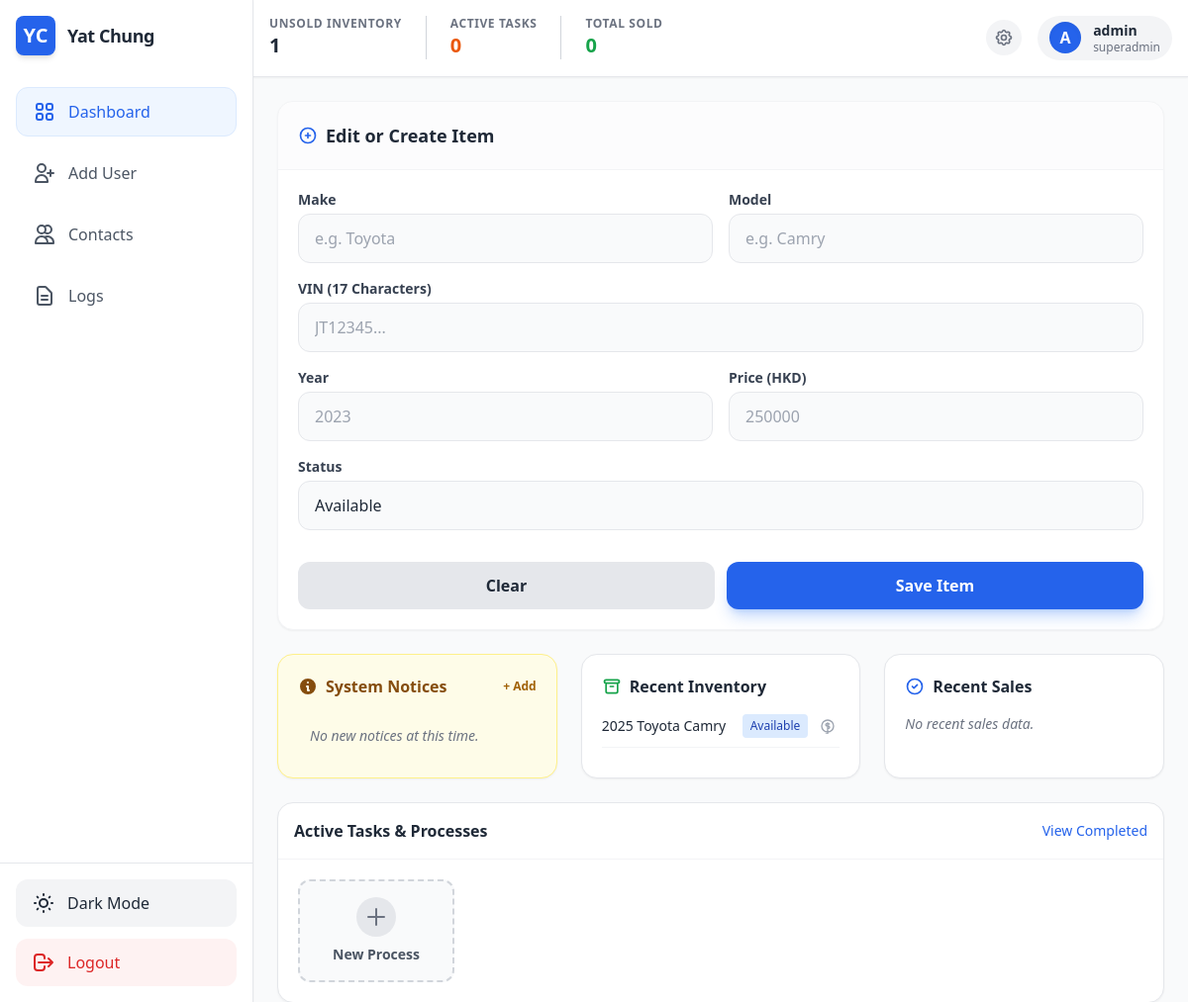
The page /dashboard (signed in) on the database as committed earlier.
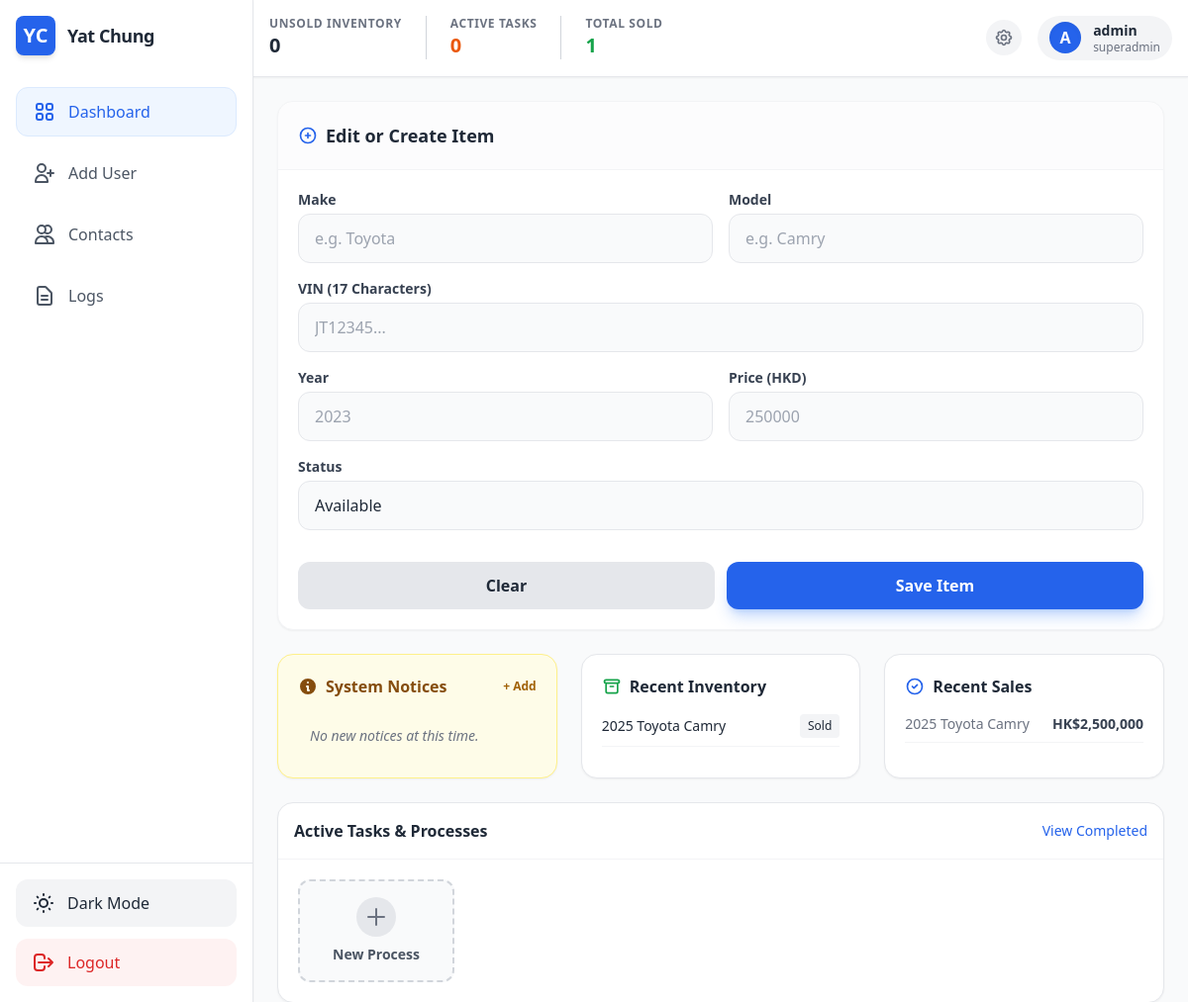
The same page on the database as committed later.
### app.py (models this page shows)
class Inventory(db.Model):
    __tablename__ = 'inventory'
    id = db.Column(db.Integer, primary_key=True)
    make = db.Column(db.String(50), nullable=False)
    model = db.Column(db.String(50), nullable=False)
    year = db.Column(db.Integer, nullable=False)
    vin = db.Column(db.String(17), unique=True, nullable=False)
    status = db.Column(db.String(20), default='Available')
    price = db.Column(db.Float, nullable=False)

### app.py (the view)
@app.route('/dashboard')
@login_required
def dashboard():
    inventory_items = Inventory.query.order_by(Inventory.id.desc()).all()
    tasks = Task.query.filter_by(assigned_to=current_user.id, status='Pending').all()
    sold_items = Inventory.query.filter_by(status='Sold').order_by(Inventory.id.desc()).all()
    notices = Notice.query.order_by(Notice.created_at.desc()).limit(5).all()
    return render_template(
        'dashboard.html',
        user=current_user,
        inventory=inventory_items,
        sold_items=sold_items,
        tasks=tasks,
        notices=notices,
        total_inventory=len([i for i in inventory_items if i.status != 'Sold']), # Count only unsold
        active_tasks=len(tasks),
        monthly_sales=len(sold_items)
    )

### app.py (called while the page is built)
@login_manager.user_loader
def load_user(user_id):
    return User.query.get(int(user_id))

### templates/dashboard.html (shortened to what the changed rows need)
{% extends "base.html" %}
{% block header_content %}
<div class="flex gap-6 overflow-x-auto hide-scrollbar">
    <div class="flex flex-col">
        <span class="text-xs text-gray-500 dark:text-gray-400 uppercase font-bold tracking-wider">Unsold Inventory</span>
        <span class="text-xl font-extrabold text-gray-800 dark:text-white">{{ total_inventory }}</span>
    </div>
    <div class="flex flex-col">
        <span class="text-xs text-gray-500 dark:text-gray-400 uppercase font-bold tracking-wider">Total Sold</span>
        <span class="text-xl font-extrabold text-success">{{ monthly_sales }}</span>
    </div>
</div>
{% endblock %}
{% block content %}
<div class="grid grid-cols-1 xl:grid-cols-3 gap-6 h-full">
                {% if user and user.role != 'investor' %}
                <div class="xl:col-span-1 bg-white dark:bg-gray-800 rounded-2xl shadow-sm border border-gray-100 dark:border-gray-700 flex flex-col">
                    <div class="p-5 border-b border-gray-100 dark:border-gray-700 bg-gray-50/50 dark:bg-gray-800/50 rounded-t-2xl">
                        <h2 class="font-bold text-lg text-gray-800 dark:text-white flex items-center gap-2">
                            <svg class="w-5 h-5 text-primary" fill="none" stroke="currentColor" viewBox="0 0 24 24"><path stroke-linecap="round" stroke-linejoin="round" stroke-width="2" d="M12 9v3m0 0v3m0-3h3m-3 0H9m12 0a9 9 0 11-18 0 9 9 0 0118 0z"></path></svg>
                            Edit or Create Item
                        </h2>
                    </div>
                </div>
                {% endif %}
                <div class="xl:col-span-2 flex flex-col gap-6">
                    <div class="grid grid-cols-1 lg:grid-cols-3 gap-6">
                        <div class="bg-white dark:bg-gray-800 border border-gray-200 dark:border-gray-700 rounded-2xl p-5 flex flex-col shadow-sm">
                            <ul class="space-y-3">
                                {% for item in inventory[:5] %}
                                <li class="flex justify-between items-center text-sm border-b border-gray-100 dark:border-gray-700 pb-2">
                                    <span class="font-medium">{{ item.year }} {{ item.make }} {{ item.model }}</span>
                                    <div class="flex items-center gap-2">
                                        <span class="text-xs bg-gray-100 text-gray-800 dark:bg-gray-700 dark:text-gray-300 px-2 py-1 rounded
                                            {% if item.status == 'Available' %} !bg-blue-100 !text-blue-800 dark:!bg-blue-900/30 dark:!text-blue-400 {% endif %}
                                            {% if item.status == 'Reserved' %} !bg-orange-100 !text-orange-800 dark:!bg-orange-900/30 dark:!text-orange-400 {% endif %}">
                                            {{ item.status }}
                                        </span>
                                        {% if item.status != 'Sold' and user and user.role != 'investor' %}
                                        <form action="{{ url_for('mark_sold', item_id=item.id) }}" method="POST" class="inline">
                                            <button type="submit" class="text-gray-400 hover:text-success p-1 transition-colors" title="Mark as Sold">
                                            </button>
                                        </form>
                                        {% endif %}
                                    </div>
                                </li>
                                {% else %}
                                    <li class="text-sm text-gray-500 italic">No inventory records found.</li>
                                {% endfor %}
                            </ul>
                        </div>
                        <div class="bg-white dark:bg-gray-800 border border-gray-200 dark:border-gray-700 rounded-2xl p-5 flex flex-col shadow-sm">
                            <ul class="space-y-3">
                                {% for sale in sold_items[:5] %}
                                <li class="flex justify-between items-center text-sm border-b border-gray-100 dark:border-gray-700 pb-2">
                                    <span class="font-medium text-gray-500">{{ sale.year }} {{ sale.make }} {{ sale.model }}</span>
                                    <span class="font-bold text-gray-700 dark:text-gray-300">HK${{ "{:,.0f}".format(sale.price) }}</span>
                                </li>
                                {% else %}
                                    <li class="text-sm text-gray-500 italic">No recent sales data.</li>
                                {% endfor %}
                            </ul>
                        </div>
                    </div>
                </div>
            </div>
</div>
{% endblock %}

Rows that differ between the two databases and show on the page:
now on one of the page's lists (row edited): Inventory: year "2025", make "Toyota", model "Camry", price "2,500,000"
changed Inventory "Toyota": status "Available" → "Sold"
Other text that changed with them:
{{ total_inventory }}: "1" → "0"
{{ monthly_sales }}: "0" → "1"
text no longer shown: "No recent sales data."
